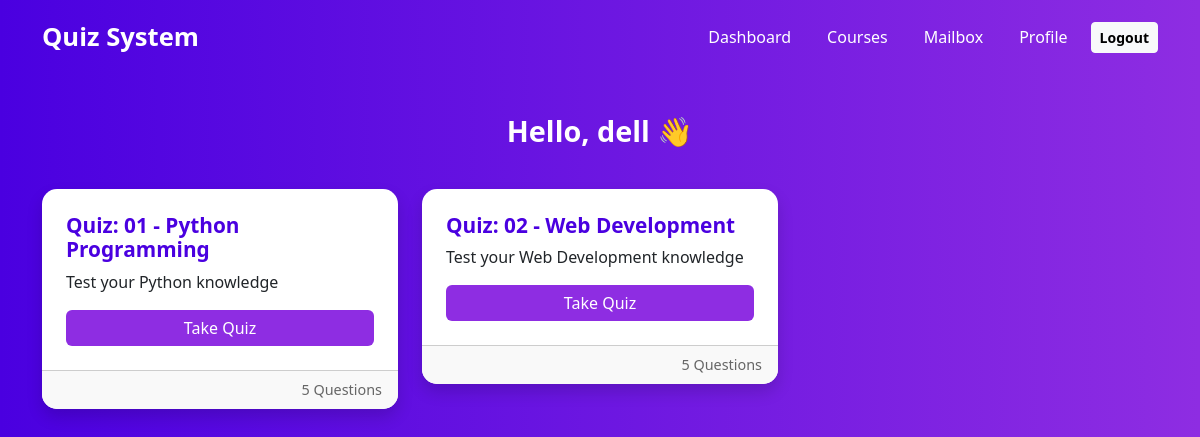
The app's page / (signed in) with its own data.
### quizzes/models.py (models this page shows, shortened)
class Quiz(models.Model):
    title = models.CharField(max_length=255)
    description = models.TextField(blank=True, null=True)
    created_at = models.DateTimeField(auto_now_add=True)

### quizzes/views.py (the view)
# urls.py: path('', views.dashboard, name='dashboard'),
@login_required
def dashboard(request):
    quizzes = Quiz.objects.all()  # you can filter by active/published
    return render(request, 'quizzes/dashboard.html', {'quizzes': quizzes})

### templates/quizzes/dashboard.html (shortened to what this page needs)
<!DOCTYPE html>
<html lang="en">
<head>
  <link href="https://cdn.jsdelivr.net/npm/bootstrap@5.3.0/dist/css/bootstrap.min.css" rel="stylesheet">
</head>
<body>
  <nav class="navbar navbar-expand-lg">
    <div class="container">
      <a class="navbar-brand" href="#">Quiz System</a>
      <div class="collapse navbar-collapse justify-content-end" id="navbarNav">
        <ul class="navbar-nav">
          <li class="nav-item"><a class="nav-link active" href="{% url 'dashboard' %}">Dashboard</a></li>
          <li class="nav-item"><a class="nav-link" href="#">Courses</a></li>
          <li class="nav-item"><a class="nav-link" href="#">Mailbox</a></li>
          <li class="nav-item"><a class="nav-link" href="#">Profile</a></li>
          <li class="nav-item"><a class="btn btn-light btn-sm logout-btn" href="{% url 'logout' %}">Logout</a></li>
        </ul>
      </div>
    </div>
  </nav>
  <div class="container">
    <h3 class="welcome">Hello, {{ user.username }} 👋</h3>
  </div>
  <div class="container">
    {% if quizzes %}
      <div class="row">
        {% for quiz in quizzes %}
          <div class="col-md-4 mb-4">
            <div class="card quiz-card shadow">
              <div class="card-body">
                <h5 class="card-title">{{ quiz.title }}</h5>
                <p class="card-text">{{ quiz.description|default:"No description available." }}</p>
                <a href="{% url 'quiz_detail' quiz.id %}" class="btn btn-primary w-100">Take Quiz</a>
              </div>
              <div class="card-footer">
                {{ quiz.questions.count }} Questions
              </div>
            </div>
          </div>
        {% endfor %}
      </div>
    {% else %}
      <div class="alert alert-info text-center mt-4">
        No quizzes available right now. Please check back later.
      </div>
    {% endif %}
  </div>
</body>
</html>

### templates/quizzes/dashboard.html (style rules this page uses)
body { margin: 0; font-family: 'Segoe UI', Tahoma, Geneva, Verdana, sans-serif; background: linear-gradient(90deg, #4a00e0, #8e2de2); min-height: 100vh; }
.navbar { background: linear-gradient(90deg, #4a00e0, #8e2de2); padding: 0.8rem 1rem; }
.navbar-brand { font-weight: bold; font-size: 1.6rem; color: #fff !important; }
.nav-link { color: #fff !important; margin-left: 20px; transition: color 0.3s ease-in-out; }
.logout-btn { margin-left: 15px; margin-top: 5px; font-weight: 600; }
.welcome { text-align: center; margin: 40px 0; font-size: 1.8rem; font-weight: bold; color: #ffffff; animation: fadeIn 0.6s ease-in-out; }
.quiz-card { border: none; border-radius: 15px; transition: transform 0.3s, box-shadow 0.3s; overflow: hidden; }
.quiz-card .card-body { padding: 1.5rem; }
.quiz-card .card-title { font-size: 1.3rem; font-weight: bold; color: #4a00e0; }
.quiz-card .btn { background: #8e2de2; border: none; transition: 0.3s; }
.card-footer { background: #f9f9f9; font-size: 0.9rem; color: #666; text-align: right; }

### records on screen
Quiz: title "Quiz: 01 - Python Programming", description "Test your Python knowledge", questions.count "5"
Quiz: title "Quiz: 02 - Web Development", description "Test your Web Development knowledge", questions.count "5"

### other values on screen
{{ user.username }} "dell"
